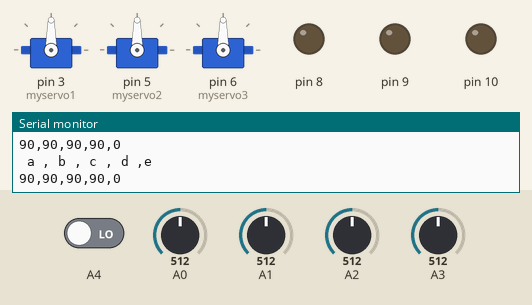
Recording of a sketch running on a simulated Arduino Uno, built with avr-gcc and run on an emulated ATmega328P. Shown: 3 × servo, output pins drawn as LEDs (lit = HIGH), the last lines printed to the serial monitor. Inputs (shaded band) come from the test bench; at power-on: A0 = 512, A1 = 512, A2 = 512, A3 = 512, A4 LOW.

Above: at 1.2 s.
1.3 s: A0 set to 475
At 1.7 s:
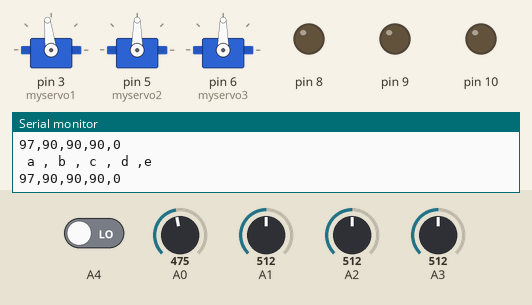
2.8 s: A0 set to 451
At 3.7 s:
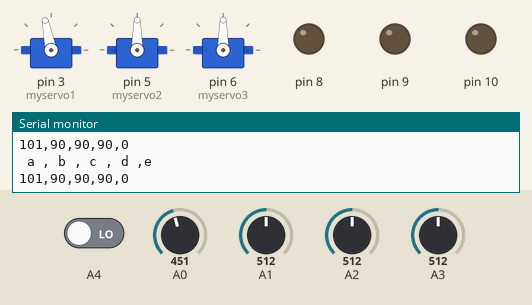
4.3 s: A1 set to 716
At 5.5 s:
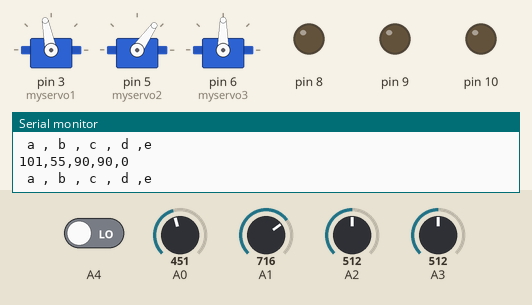
5.8 s: A2 set to 716
At 6.6 s:
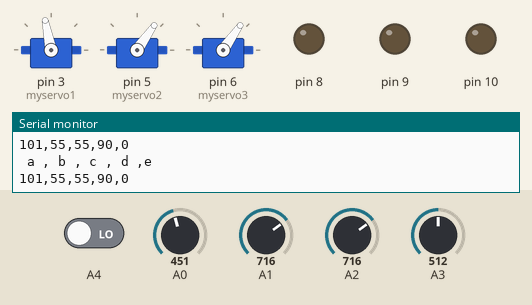
7.3 s: A3 set to 418
8.8 s: A3 set to 385
At 9.3 s:
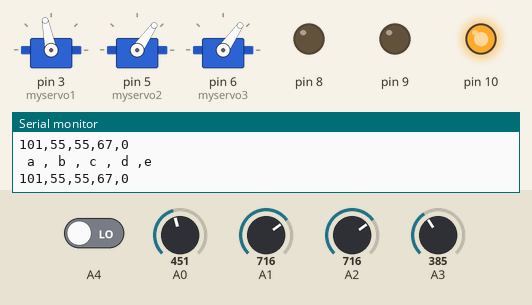
Timing chart, 0 to 11.3 s (numbered marks = the images above; inputs shaded):
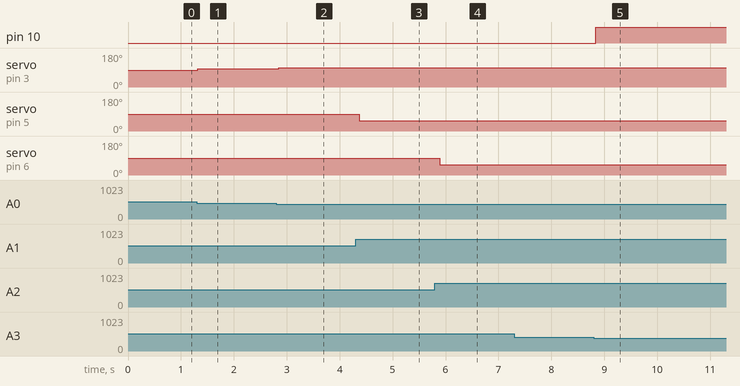

Measured:
- the behaviour switches between 404 and 403 on A3 (found by bisection; images 4 and 5)
- after the input at 1.3 s, servo on pin 3 (myservo1): 90° → 97° at once
- after the input at 2.8 s, servo on pin 3 (myservo1): 97° → 101° after 0.05 s
- after the input at 4.3 s, servo on pin 5 (myservo2): 90° → 55° after 0.07 s
- after the input at 5.8 s, servo on pin 6 (myservo3): 90° → 55° after 0.09 s
- after the input at 8.8 s, pin 10: LOW → HIGH at once

The sketch:

Servos.ino
```cpp
#include <Servo.h>
#define angle1 10
#define angle2 0
Servo myservo1;//底盘（左右）
Servo myservo2;//基部（上下）,连接左右两个舵机，同时控制
Servo myservo3;//机械爪（抓取）
int pos = 0;
void setup() {
  myservo1.attach(3);//设定接口
  myservo2.attach(5);
  myservo3.attach(6);
  //设定引脚
  pinMode(8, OUTPUT);//基部
  pinMode(9, OUTPUT);//底盘
  pinMode(10, OUTPUT);//机械爪
  Serial.begin(9600);
}
void loop() {
  int a, b, c, d, e;
  a = map(analogRead(A0), 0, 1023, 180, 0);
  b = map(analogRead(A1), 0, 1023, 180, 0);
  c = map(analogRead(A2), 0, 1023, 180, 0);
  d = map(analogRead(A3), 0, 1023, 0, 180);
  e = digitalRead(A4);
  myservo1.write(a);
  myservo2.write(b);
  myservo3.write(c);
  if (d <= 70) {
    digitalWrite(9, 0);
    digitalWrite(10, 1);
  } else if (d > 70 || d < 110) {
    digitalWrite(9, 0);
    digitalWrite(10, 0);
  } else if (d >= 110) {
    digitalWrite(9, 1);
    digitalWrite(10, 0);
  } digitalWrite(8, e);


  Serial.print(" a , b , c , d ,e");
  Serial.println();
  Serial.print(a);
  Serial.print(",");
  Serial.print(b);
  Serial.print(",");
  Serial.print(c);
  Serial.print(",");
  Serial.print(d);
  Serial.print(",");
  Serial.println(e);
  delay(100);
}

void Servos() {
  int B;
  B = Serial.read();
  if (B == 5) {
    myservo1.write(angle1);//右转
  } else if (B == 6) {
    myservo1.write(angle2);//左转
  } else if (B == 7) {
    myservo2.write(angle1);//向前
  } else if (B == 8) {
    myservo2.write(angle2);//向后
  } else if (B == 9) {
    myservo3.write(angle1);//抓取
  } else if (B == 10) {
    myservo3.write(angle2);//松开
  }
}
```
